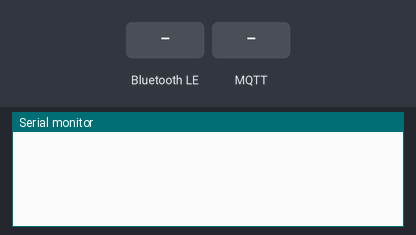
This sketch was run on a simulated ESP32. On the bench: the last lines printed to the serial monitor. The test bench sets the inputs (shaded band). WiFi joins after 1.5 s; servers stay silent unless stated; no MQTT or app messages arrive unless stated; nothing arrives over Bluetooth unless stated; a phone connects over Bluetooth LE 3 s after start.

Above: at 1.2 s.
1.3 s: Bluetooth LE write "MODE:" received
At 2.5 s:
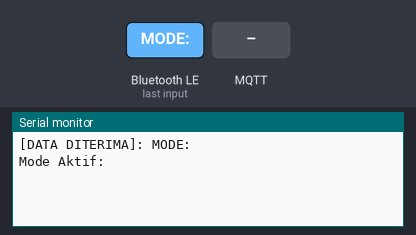
2.8 s: MQTT message "SPEED:" arrives on the first subscribed topic
At 3.6 s:
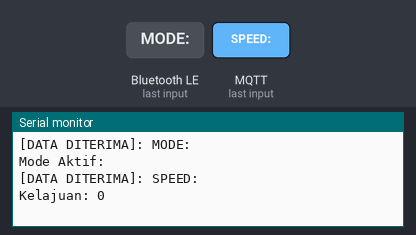
4.3 s: Bluetooth LE write "ACTION:" received
At 4.8 s:
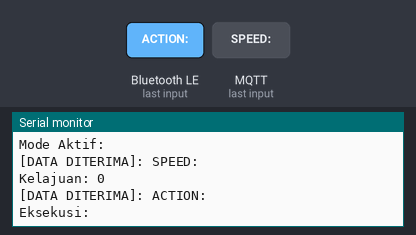
5.8 s: MQTT message "5" arrives on the first subscribed topic
At 7.1 s:
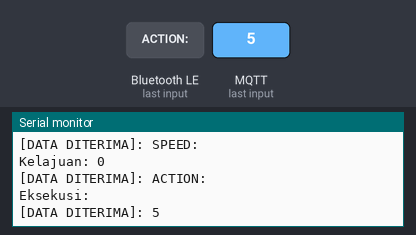

Measured:
- after the input at 1.3 s, the serial monitor: prints a new line at once (image 1)
- after the input at 2.8 s, the serial monitor: prints a new line at once (image 2)
- after the input at 4.3 s, the serial monitor: prints a new line at once (image 3)
- after the input at 5.8 s, the serial monitor: prints a new line at once (image 4)

The sketch:

esp32_controller.ino
```cpp
#include <WiFi.h>
#include <PubSubClient.h>
#include <BLEDevice.h>
#include <BLEServer.h>
#include <BLEUtils.h>
#include <BLE2902.h>

// WiFi & MQTT Setup
const char* ssid = "NAMA_WIFI_ANDA";
const char* password = "PASSWORD_WIFI";
const char* mqtt_server = "broker.hivemq.com";

WiFiClient espClient;
PubSubClient mqttClient(espClient);

// BLE Setup
#define SERVICE_UUID        "4fafc201-1fb5-459e-8fcc-c5c9c331914b"
#define CHARACTERISTIC_UUID "beb5483e-36e1-4688-b7f5-ea07361b26a8"
BLECharacteristic *pCharacteristic;
bool deviceConnected = false;

// Logika Penerima Kontrol
void processCommand(String cmd) {
  Serial.print("[DATA DITERIMA]: ");
  Serial.println(cmd);

  if (cmd.startsWith("MODE:")) {
    String mode = cmd.substring(5);
    Serial.println("Mode Aktif: " + mode);
    // Tambahkan kontrol Relay / Motor sesuai Mode (SOFT, STRONG, AUTO, STANDARD, SPEED, STOP)
  }
  else if (cmd.startsWith("SPEED:")) {
    int speedVal = cmd.substring(6).toInt();
    Serial.printf("Kelajuan: %d\n", speedVal);
    // Tambahkan kontrol PWM / Kecepatan Motor
  }
  else if (cmd.startsWith("ACTION:")) {
    String action = cmd.substring(7);
    Serial.println("Eksekusi: " + action);
    // Tambahkan kontrol Relay WASH atau SPIN
  }
}

class MyServerCallbacks: public BLEServerCallbacks {
    void onConnect(BLEServer* pServer) { deviceConnected = true; };
    void onDisconnect(BLEServer* pServer) { deviceConnected = false; }
};

class MyCallbacks: public BLECharacteristicCallbacks {
    void onWrite(BLECharacteristic *pCharacteristic) {
      std::string rxValue = pCharacteristic->getValue();
      if (rxValue.length() > 0) {
        String cmd = String(rxValue.c_str());
        processCommand(cmd);
      }
    }
};

void mqttCallback(char* topic, byte* payload, unsigned int length) {
  String message = "";
  for (int i = 0; i < length; i++) {
    message += (char)payload[i];
  }
  processCommand(message);
}

void reconnectMQTT() {
  if (!mqttClient.connected()) {
    if (mqttClient.connect("ESP32_WashingMachine_Client")) {
      mqttClient.subscribe("washing_machine/control");
    }
  }
}

void setup() {
  Serial.begin(115200);

  // Init WiFi
  WiFi.begin(ssid, password);

  // Init BLE
  BLEDevice::init("ESP32_WashingMachine");
  BLEServer *pServer = BLEDevice::createServer();
  pServer->setCallbacks(new MyServerCallbacks());
  BLEService *pService = pServer->createService(SERVICE_UUID);
  pCharacteristic = pService->createCharacteristic(
                      CHARACTERISTIC_UUID,
                      BLECharacteristic::PROPERTY_READ |
                      BLECharacteristic::PROPERTY_WRITE |
                      BLECharacteristic::PROPERTY_NOTIFY
                    );
  pCharacteristic->setCallbacks(new MyCallbacks());
  pService->start();
  pServer->getAdvertising()->start();

  // Init MQTT
  mqttClient.setServer(mqtt_server, 1883);
  mqttClient.setCallback(mqttCallback);
}

void loop() {
  if (WiFi.status() == WL_CONNECTED) {
    if (!mqttClient.connected()) {
      reconnectMQTT();
    }
    mqttClient.loop();
  }
}
// Contoh format data yang dikirim ESP32 ke Web:
// "REMAIN:300,ELAPSED:150,STATUS:WASH"

void sendRealtimeStatusToWeb(int sisaDetik, int berjalanDetik, String statusProses) {
  String payload = "REMAIN:" + String(sisaDetik) +
                   ",ELAPSED:" + String(berjalanDetik) +
                   ",STATUS:" + statusProses;

  // Send via BLE Notify (jika terhubung)
  if (deviceConnected) {
    pCharacteristic->setValue(payload.c_str());
    pCharacteristic->notify();
  }

  // Send via MQTT Publish (jika WiFi terhubung)
  if (mqttClient.connected()) {
    mqttClient.publish("washing_machine/status", payload.c_str());
  }
}
```
